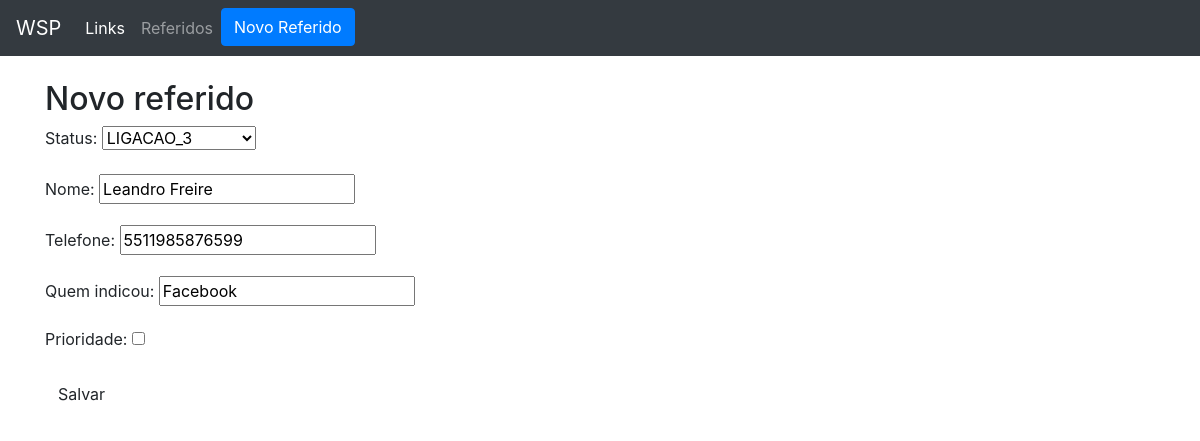
Before: /referidos/1/edit with the older database file.
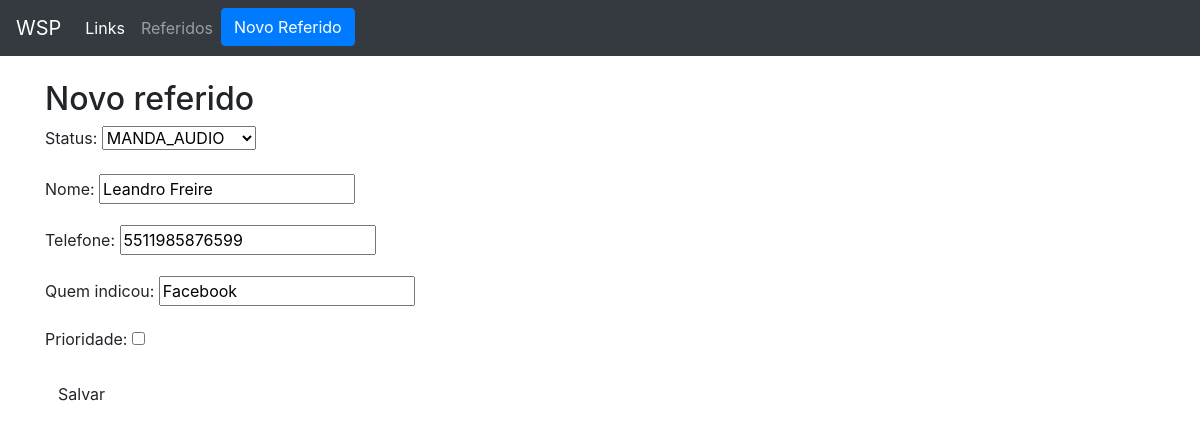
After: the same page with the newer database file.
### referidos/models.py (models this page shows, shortened)
class Referido(models.Model):
    nome = models.CharField(max_length=200)
    telefone = models.CharField(max_length=200)
    prioridade = models.BooleanField()
    status = models.CharField(max_length=200, choices=STATUS_REFERIDOS, default='Iniciar')
    data_agendamento = models.DateTimeField(null=True, blank=True)
    quem_indicou = models.CharField(max_length=200, default='')

### referidos/views.py (the view)
# urls.py: path('referidos/<int:pk>/edit', views.referido_edit, name="referido_edit"),
def referido_edit(request, pk):
    post = get_object_or_404(Referido, pk=pk)
    if request.method == "POST":
        form = ReferidoForm(request.POST, instance=post)
        if form.is_valid():
            referido = form.save(commit=False)
            referido.save()
            return redirect('referidos')
    else:
        form = ReferidoForm(instance=post)
    return render(request, 'referidos/referidos_form.html', {'form': form})

### referidos/forms.py
class ReferidoForm(forms.ModelForm):
    class Meta:
        model = Referido
        fields = {'quem_indicou', 'nome', 'telefone', 'prioridade', 'status'}

### referidos/templates/referidos/referidos_form.html (shortened to what this page needs)
{% extends 'referidos/base.html' %}
{% block content %}
    <h2>Novo referido</h2>
   <form method="POST" class="">
        {{ form.as_p }}
        <button type="submit" class="save btn btn´default">Salvar</button>
    </form>
{% endblock %}

Changed rows visible on the page:
changed Referido "Leandro Freire": status "LIGACAO_3" → "MANDA_AUDIO"
